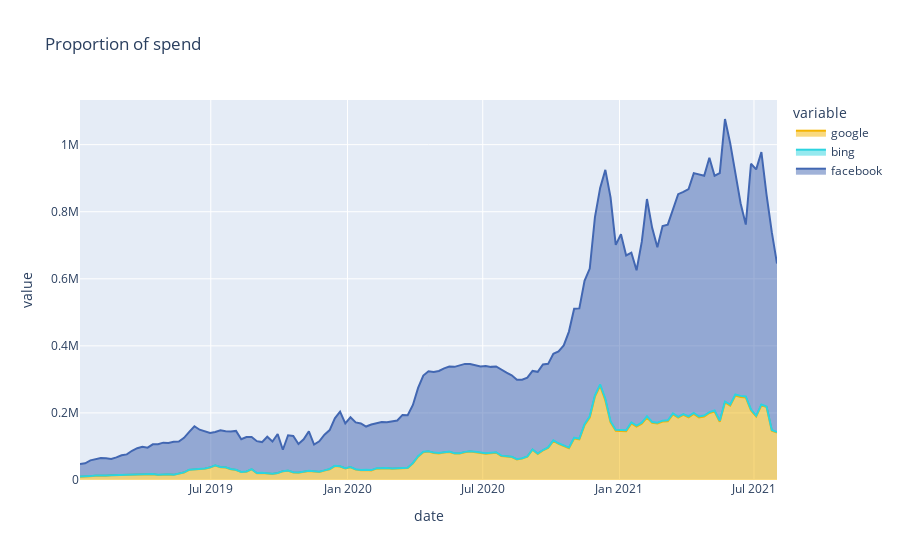

The notebook cell this image was saved under:
### Markdown cell above
### Distribution of Platform Spend Weekly

### Code cell
weekly_pm = search_df[['google', 'bing', 'facebook']].resample('W-MON').sum().round(2)
fig = px.area(weekly_pm, x=weekly_pm.index, y=weekly_pm.columns, title="Proportion of spend", color_discrete_sequence =['#F4B400','#2cd4e0', '#4267B2'])
fig.show()

### Figure 1 — Plotly figure (JSON) as saved in the notebook; plotly's stock layout.template omitted (floating-point values rounded to 4 significant figures; data arrays with more than 128 entries replaced by an {"elided": "..."} marker saying what was removed)
{"data": [{"hovertemplate": "variable=google<br>date=%{x}<br>value=%{y}<extra></extra>", "legendgroup": "google", "line": {"color": "#F4B400"}, "marker": {"symbol": "circle"}, "mode": "lines", "name": "google", "orientation": "v", "showlegend": true, "stackgroup": "1", "type": "scatter", "x": {"elided": "135 str values"}, "xaxis": "x", "y": {"elided": "135 float values"}, "yaxis": "y"}, {"hovertemplate": "variable=bing<br>date=%{x}<br>value=%{y}<extra></extra>", "legendgroup": "bing", "line": {"color": "#2cd4e0"}, "marker": {"symbol": "circle"}, "mode": "lines", "name": "bing", "orientation": "v", "showlegend": true, "stackgroup": "1", "type": "scatter", "x": {"elided": "135 str values"}, "xaxis": "x", "y": {"elided": "135 float values"}, "yaxis": "y"}, {"hovertemplate": "variable=facebook<br>date=%{x}<br>value=%{y}<extra></extra>", "legendgroup": "facebook", "line": {"color": "#4267B2"}, "marker": {"symbol": "circle"}, "mode": "lines", "name": "facebook", "orientation": "v", "showlegend": true, "stackgroup": "1", "type": "scatter", "x": {"elided": "135 str values"}, "xaxis": "x", "y": {"elided": "135 float values"}, "yaxis": "y"}], "layout": {"legend": {"title": {"text": "variable"}, "tracegroupgap": 0}, "title": {"text": "Proportion of spend"}, "xaxis": {"anchor": "y", "domain": [0, 1], "title": {"text": "date"}}, "yaxis": {"anchor": "x", "domain": [0, 1], "title": {"text": "value"}}}}
